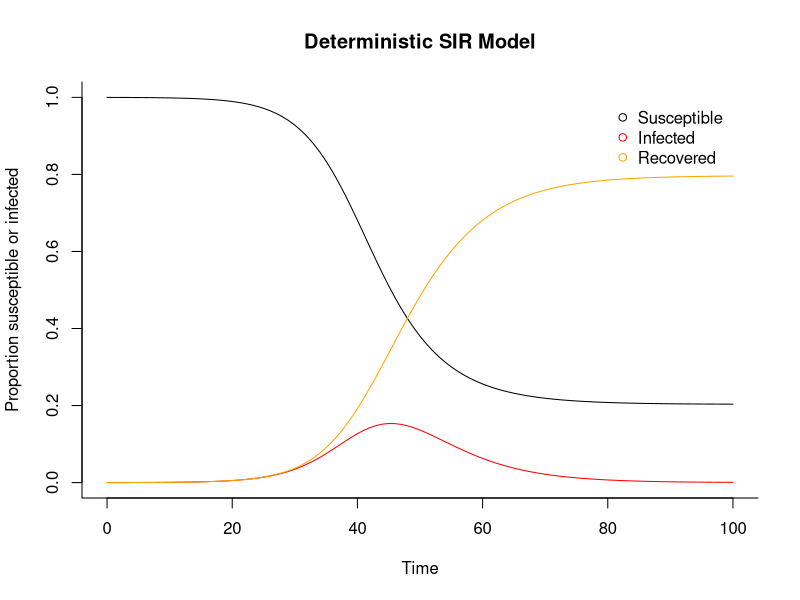

Reproduce this figure in R.
## Making a deterministic SIS model from scratch
## 11/10/17

library("deSolve") #package for solving differential equations

## Make an SIS function
sir <- function(time, state, parameters) {
  
  # define model parameters in term of the natural parameters
  beta <- parameters["R0"]/parameters["D_inf"] 
  gamma <- 1/parameters["D_inf"]
  
  with(as.list(c(state, parameters)), {
    
    dS <- -beta * S * I 
    dI <-  beta * S * I - gamma * I
    dR <-  gamma * I
    
    return(list(c(dS, dI, dR)))
  })
}

#############################
### THINGS YOU CAN CHANGE ###
#############################

# Proportion in each compartment at the start
init  <- c(
  S = 1-1e-4, 
  I = 1e-4,
  R = 0
) # N = 1

## R0 = basic reproduction number, D_inf = duration of infection
parameters <- c(
  R0 = 2, 
  D_inf = 5
)

## Timeframe
times <- seq(0, 100, by = 1)

## Solve using General Solver for Ordinary Differential Equations (ode)
run <- ode(y = init, times = times, func = sir, parms = parameters)
run_det <- as.data.frame(run) # change to data frame
run_det$time <- NULL # Delete time variable

## Plot model
par(mfrow=c(1,1))

matplot(x = times, y = run_det, type = "l",
  xlab = "Time", ylab = "Proportion susceptible or infected",  main = "Deterministic SIR Model",
  lwd = 1, lty = 1, bty = "l", col = c("black","red","orange"))

## Add legend
legend(80, 1.0, c("Susceptible", "Infected", "Recovered"), pch = 1, col = c("black","red","orange"), bty = "n")
